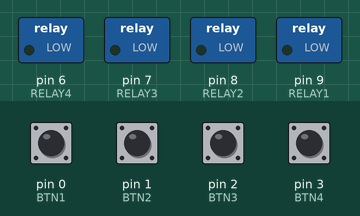
The sketch below on a simulated Arduino Uno, built with avr-gcc and run on an emulated ATmega328P. Parts: switched loads named in the sketch (green lamp = pin HIGH). Inputs (shaded band) come from the test bench; at power-on: pin 0 (BTN1), pin 1 (BTN2), pin 2 (BTN3), pin 3 (BTN4) HIGH.

Above: at 1.2 s.
1.3 s: pin 0 (BTN1) pulled LOW for 0.15 s
At 2.5 s:
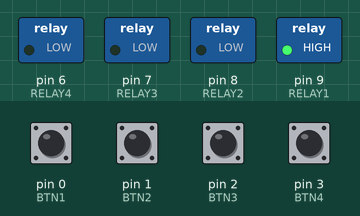
2.9 s: pin 1 (BTN2) pulled LOW for 0.15 s
At 3.9 s:
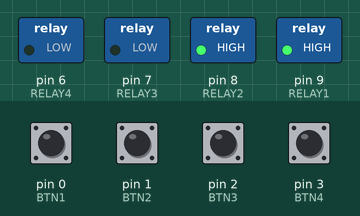
4.5 s: pin 2 (BTN3) pulled LOW for 0.15 s
At 5.1 s:
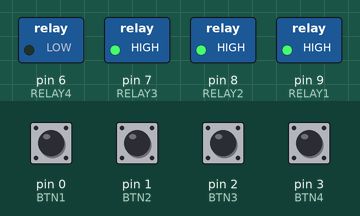
6.1 s: pin 3 (BTN4) pulled LOW for 0.15 s
At 7.3 s:
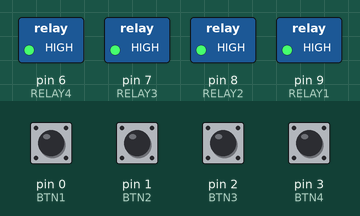
7.7 s: pin 0 (BTN1) pulled LOW for 1 s
At 8.7 s:
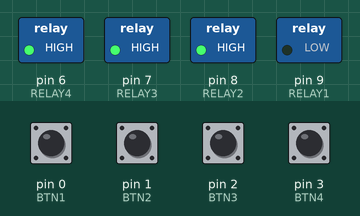
10.2 s: pin 1 (BTN2) pulled LOW for 1 s
At 10.6 s:
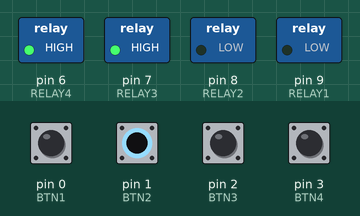
Timing chart, 0 to 13.2 s (numbered marks = the images above; inputs shaded):
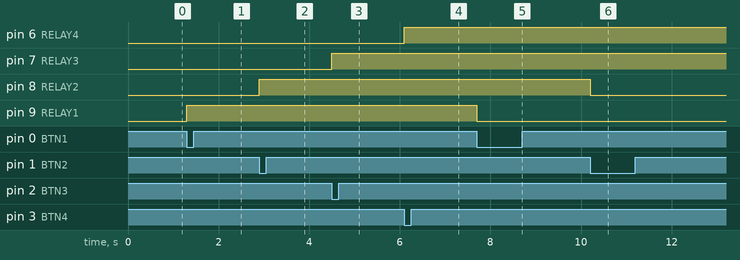

Measured:
- after the input at 1.3 s, pin 9 (RELAY1): LOW → HIGH at once
- after the input at 2.9 s, pin 8 (RELAY2): LOW → HIGH at once
- after the input at 4.5 s, pin 7 (RELAY3): LOW → HIGH at once
- after the input at 6.1 s, pin 6 (RELAY4): LOW → HIGH at once
- after the input at 7.7 s, pin 9 (RELAY1): HIGH → LOW at once
- after the input at 10.2 s, pin 8 (RELAY2): HIGH → LOW at once

The sketch:

Smart_Home_Automation_System.ino
```cpp
#define BTN1 0
#define BTN2 1
#define BTN3 2
#define BTN4 3

#define RELAY1 9
#define RELAY2 8
#define RELAY3 7
#define RELAY4 6

bool state1 = 0;
bool state2 = 0;
bool state3 = 0;
bool state4 = 0;

bool last1 = HIGH;
bool last2 = HIGH;
bool last3 = HIGH;
bool last4 = HIGH;

void setup() {
  pinMode(BTN1, INPUT);
  pinMode(BTN2, INPUT);
  pinMode(BTN3, INPUT);
  pinMode(BTN4, INPUT);

  pinMode(RELAY1, OUTPUT);
  pinMode(RELAY2, OUTPUT);
  pinMode(RELAY3, OUTPUT);
  pinMode(RELAY4, OUTPUT);

  digitalWrite(RELAY1, LOW);
  digitalWrite(RELAY2, LOW);
  digitalWrite(RELAY3, LOW);
  digitalWrite(RELAY4, LOW);
}

void loop() {

  // BUTTON 1
  bool r1 = digitalRead(BTN1);
  if (r1 == LOW && last1 == HIGH) {
    state1 = !state1;
    digitalWrite(RELAY1, state1);
    delay(200);
  }
  last1 = r1;

  // BUTTON 2
  bool r2 = digitalRead(BTN2);
  if (r2 == LOW && last2 == HIGH) {
    state2 = !state2;
    digitalWrite(RELAY2, state2);
    delay(200);
  }
  last2 = r2;

  // BUTTON 3
  bool r3 = digitalRead(BTN3);
  if (r3 == LOW && last3 == HIGH) {
    state3 = !state3;
    digitalWrite(RELAY3, state3);
    delay(200);
  }
  last3 = r3;

  // BUTTON 4
  bool r4 = digitalRead(BTN4);
  if (r4 == LOW && last4 == HIGH) {
    state4 = !state4;
    digitalWrite(RELAY4, state4);
    delay(200);
  }
  last4 = r4;
}
```
